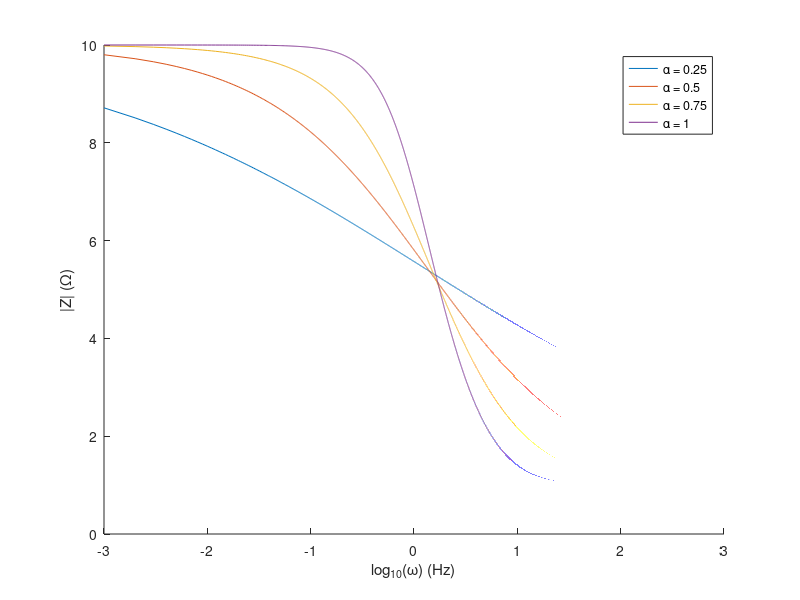

The MATLAB source for this figure:
R_infty = 1
R_0 = 10
tau = 1

omega=0.001:0.001:10^3
theta = omega*tau
figure, hold on;
for alpha = [0.25, 0.5, 0.75, 1]
    c=cos(alpha*pi/2)
    modZ = sqrt( ((R_infty)^2.*theta.^(2*alpha) + 2*c*R_0*R_infty.*theta.^alpha + (R_0)^2)./ (1+2*c*theta.^alpha + theta.^(2.*alpha)) )
    plot(log10(omega), modZ); 
end
xlabel('log_{10}(\omega) (Hz)'); ylabel('|Z| (\Omega)')
legend('\alpha = 0.25','\alpha = 0.5','\alpha = 0.75','\alpha = 1', 'Location','best')
print('eps/topic4_d.eps','-depsc')